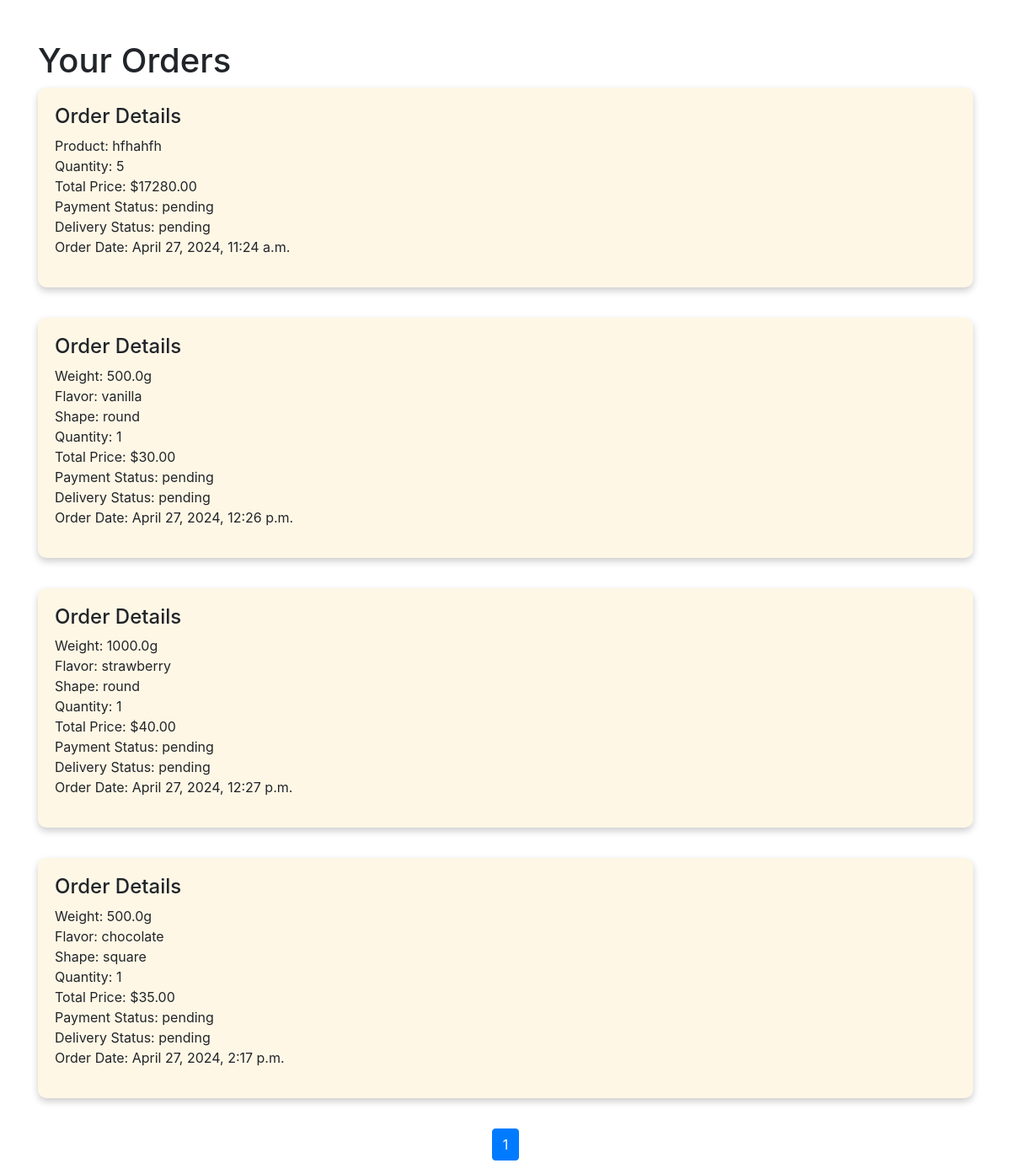
/user-orders/ (signed in), run on the app's committed database.
### bakery_app/models.py (models this page shows, shortened)
class Order(models.Model):
    user = models.ForeignKey(User, on_delete=models.CASCADE)
    product = models.ForeignKey(BakeryProduct, on_delete=models.CASCADE)
    quantity = models.IntegerField()
    total_price = models.DecimalField(max_digits=10, decimal_places=2)
    payment_status = models.CharField(max_length=10, choices=[('paid', 'Paid'), ('pending', 'Pending')], default='pending')
    delivery_status = models.CharField(max_length=10, choices=[('shipped', 'Shipped'), ('pending', 'Pending')], default='pending')
    order_date = models.DateTimeField(auto_now_add=True)

class BakeryProduct(models.Model):
    name = models.CharField(max_length=100)
    description = models.TextField()
    price = models.DecimalField(max_digits=6, decimal_places=2)
    image = models.ImageField(upload_to='product_images/')

class CustomBakeryOrder(models.Model):
    user = models.ForeignKey(User, on_delete=models.CASCADE)  # User who placed the order
    weight = models.FloatField()  # Weight in grams
    flavor = models.CharField(max_length=50)  # Flavor of the bakery item
    shape = models.CharField(max_length=50)  # Shape of the bakery item
    order_date = models.DateTimeField(auto_now_add=True)  # When the order was placed
    delivery_date = models.DateField(null=True, blank=True)  # Optional delivery date
    payment_status = models.CharField(max_length=10, choices=[('paid', 'Paid'), ('pending', 'Pending')], default='pending')
    delivery_status = models.CharField(max_length=10, choices=[('shipped', 'Shipped'), ('pending', 'Pending')], default='pending')
    total_price = models.DecimalField(max_digits=6, decimal_places=2)  # Total price
    quantity = models.IntegerField(default=1)

### bakery_app/views.py (the view)
# urls.py: path('user-orders/', views.user_orders, name='user_orders'),
@login_required
def user_orders(request):
    standard_orders = Order.objects.filter(user=request.user)
    custom_orders = CustomBakeryOrder.objects.filter(user=request.user)
    combined_orders = list(standard_orders) + list(custom_orders)
    paginator = Paginator(combined_orders, 10)  # Pagination for 10 orders per page
    page_number = request.GET.get('page')  # Get the current page
    page_obj = paginator.get_page(page_number)  # Get the relevant page object
    return render(request, 'user_orders.html', {'page_obj': page_obj})  # Pass orders to the template

### bakery_app/templates/user_orders.html (shortened to what this page needs)
<!DOCTYPE html>
<html lang="en">
<head>
    <link rel="stylesheet" href="https://stackpath.bootstrapcdn.com/bootstrap/4.5.2/css/bootstrap.min.css">
</head>
<body>
    <div class="container mt-5">
        <h1>Your Orders</h1>
        <div class="row">
            {% for order in page_obj %}
            <div class="col-md-12 mb-3">
                <div class="order-card">
                    <h4>Order Details</h4>
                    <p>
                        {% if order.product %}
                        Product: {{ order.product.name }} <br>
                        {% else %}
                        Weight: {{ order.weight }}g <br>
                        Flavor: {{ order.flavor }} <br>
                        Shape: {{ order.shape }} <br>
                        {% endif %}
                        Quantity: {{ order.quantity }} <br>
                        Total Price: ${{ order.total_price }} <br>
                        Payment Status: {{ order.payment_status }} <br>
                        Delivery Status: {{ order.delivery_status }} <br>
                        Order Date: {{ order.order_date }} <br>
                    </p>
                </div>
            </div>
            {% endfor %}
        </div>
        <nav aria-label="Page navigation">
            <ul class="pagination justify-content-center">
                {% for num in page_obj.paginator.page_range %}
                <li class="page-item {% if num == page_obj.number %}active{% endif %}">
                    <a class="page-link" href="?page={{ num }}">{{ num }}</a>
                </li>
                {% endfor %}
            </ul>
        </nav>
    </div>
</body>
</html>

### bakery_app/templates/user_orders.html (style rules this page uses)
.order-card { background-color: #fff7e6; padding: 20px; border-radius: 10px; box-shadow: 0 4px 8px 0 rgba(0,0,0,0.2); margin-bottom: 20px; }

### data on the page
Order: product.name "hfhahfh", quantity "5", total_price "17280.00", payment_status "pending", delivery_status "pending", order_date "April 27, 2024, 11:24 a.m."
CustomBakeryOrder: weight "500.0", flavor "vanilla", shape "round", quantity "1", total_price "30.00", payment_status "pending", delivery_status "pending", order_date "April 27, 2024, 12:26 p.m."
CustomBakeryOrder: weight "1000.0", flavor "strawberry", shape "round", quantity "1", total_price "40.00", payment_status "pending", delivery_status "pending", order_date "April 27, 2024, 12:27 p.m."
CustomBakeryOrder: weight "500.0", flavor "chocolate", shape "square", quantity "1", total_price "35.00", payment_status "pending", delivery_status "pending", order_date "April 27, 2024, 2:17 p.m."

### other printed values
{{ num }} "1"
